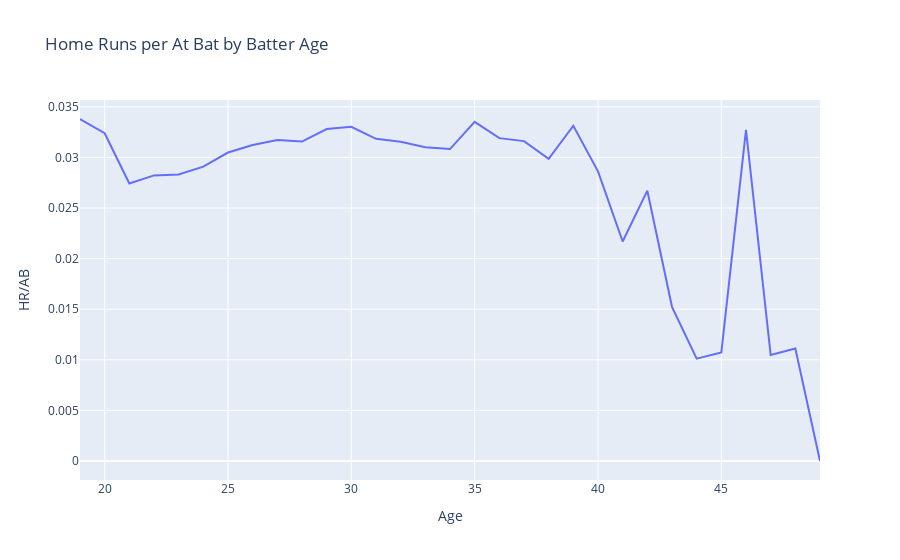

Source (notebook cell):
### Code cell
df = df_bat.groupby(['Age']).mean().reset_index() # group by age
df['HR/AB'] = df['HR']/df['AB'] # calculate HR ratio
fig = px.line(df, x="Age", y="HR/AB", title = 'Home Runs per At Bat by Batter Age') # create our line charts
fig.show() # display

### Figure 1 — Plotly figure (JSON) as saved in the notebook; plotly's stock layout.template omitted (floating-point values rounded to 4 significant figures)
{"data": [{"hovertemplate": "Age=%{x}<br>HR/AB=%{y}<extra></extra>", "legendgroup": "", "line": {"color": "#636efa", "dash": "solid"}, "mode": "lines", "name": "", "orientation": "v", "showlegend": false, "type": "scatter", "x": [19, 20, 21, 22, 23, 24, 25, 26, 27, 28, 29, 30, 31, 32, 33, 34, 35, 36, 37, 38, 39, 40, 41, 42, 43, 44, 45, 46, 47, 48, 49], "xaxis": "x", "y": [0.0338, 0.03239, 0.02743, 0.02822, 0.02831, 0.02909, 0.03048, 0.03124, 0.03173, 0.03157, 0.0328, 0.03302, 0.03183, 0.03154, 0.03101, 0.03083, 0.03351, 0.0319, 0.03161, 0.02986, 0.03313, 0.02863, 0.02169, 0.02671, 0.01524, 0.01012, 0.01073, 0.03273, 0.01047, 0.01111, 0], "yaxis": "y"}], "layout": {"legend": {"tracegroupgap": 0}, "title": {"text": "Home Runs per At Bat by Batter Age"}, "xaxis": {"anchor": "y", "domain": [0, 1], "title": {"text": "Age"}}, "yaxis": {"anchor": "x", "domain": [0, 1], "title": {"text": "HR/AB"}}}}
